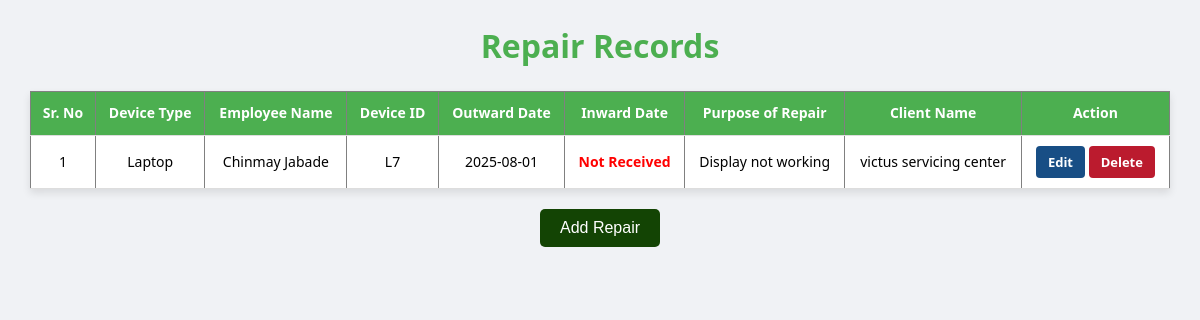
/repairs, run on the app's committed database.
### models/repair.py (models this page shows, shortened)
class Repair(db.Model):
    __tablename__ = 'repair'
    id = db.Column(db.Integer, primary_key=True)
    device_type = db.Column(db.String(50))
    emp_name = db.Column(db.String(100))
    device_id = db.Column(db.String(50))
    outward_date = db.Column(db.Date, nullable=True)
    inward_date = db.Column(db.Date, nullable=True)
    purpose_of_repair = db.Column(db.Text)
    client_name = db.Column(db.String(100))

### app.py (the view)
@app.route('/repairs')
def repair_list():
    repairs = Repair.query.all()
    return render_template('repair_list.html', repairs=repairs)

### Templates/repair_list.html (shortened to what this page needs)
<!DOCTYPE html>
<html lang="en">
<head>
</head>
<body>
  <h1>Repair Records</h1>
  <table border="1">
    <thead>
      <tr>
        <th>Sr. No</th>
        <th>Device Type</th>
        <th>Employee Name</th>
        <th>Device ID</th>
        <th>Outward Date</th>
        <th>Inward Date</th>
        <th>Purpose of Repair</th>
        <th>Client Name</th>
        <th>Action</th>
      </tr>
    </thead>
    <tbody>
      {% for repair in repairs %}
      <tr>
        <td data-label="Sr. No">{{ loop.index }}</td>
        <td data-label="Device Type">{{ repair.device_type }}</td>
        <td data-label="Employee Name">{{ repair.emp_name }}</td>
        <td data-label="Device ID">{{ repair.device_id }}</td>
        <td data-label="Outward Date">{{ repair.outward_date }}</td>
        <td data-label="Inward Date">
          {% if repair.inward_date %}
            {{ repair.inward_date }}
          {% else %}
            <span style="color: red; font-weight: bold;">Not Received</span>
          {% endif %}
        </td>
        <td data-label="Purpose of Repair">{{ repair.purpose_of_repair }}</td>
        <td data-label="Client Name">{{ repair.client_name }}</td>
        <td data-label="Action">
          <a href="{{ url_for('update_repair', repair_id=repair.id) }}" class="edit-button">Edit</a>
          <a href="{{ url_for('delete_repair', repair_id=repair.id) }}" class="delete-button" onclick="return confirm('Are you sure you want to delete this repair record?')">Delete</a>
        </td>
      </tr>
      {% endfor %}
    </tbody>
  </table>
  <div class="add-button">
    <a href="{{ url_for('add_repair') }}">
      <button type="button">Add Repair</button>
    </a>
  </div>
</body>
</html>

### Templates/repair_list.html (style rules this page uses)
body { font-family: 'Segoe UI', Tahoma, Geneva, Verdana, sans-serif; margin: 0; padding: 0; background-color: #f0f2f5; color: #000; line-height: 1.6; }
h1 { text-align: center; margin: 20px 0; color: #4caf50; }
table { width: 95%; margin: 20px auto; border-collapse: collapse; background-color: #fff; box-shadow: 0 4px 8px rgba(0, 0, 0, 0.1); font-size: 14px; }
th, td { padding: 10px; border-bottom: 1px solid #ddd; text-align: center; }
th { background-color: #4caf50; color: white; }
.edit-button, .delete-button { display: inline-block; padding: 6px 12px; border-radius: 4px; font-weight: bold; text-decoration: none; color: white; font-size: 13px; }
.edit-button { background-color: #184e85; }
.delete-button { background-color: #bb1b2e; }
.add-button { text-align: center; margin: 20px 0; }
.add-button button { background-color: #134404; color: white; border: none; padding: 10px 20px; border-radius: 5px; cursor: pointer; font-size: 16px; }

### data on the page
Repair: device_type "Laptop", emp_name "Chinmay Jabade", device_id "L7", outward_date "2025-08-01", shows "Not Received", purpose_of_repair "Display not working", client_name "victus servicing center"
